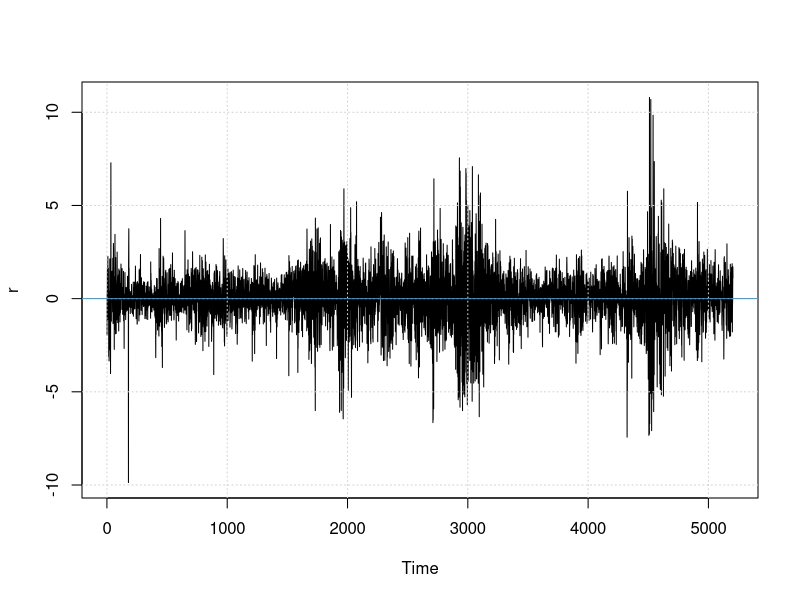
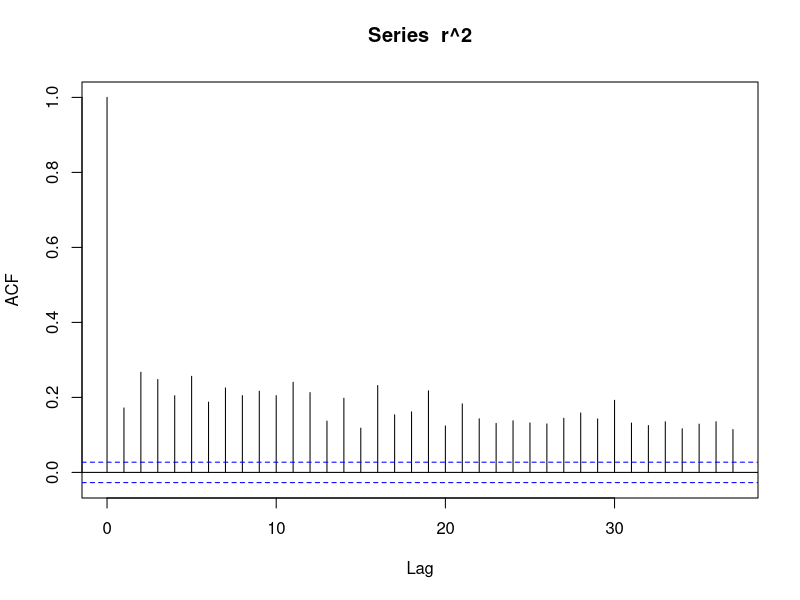
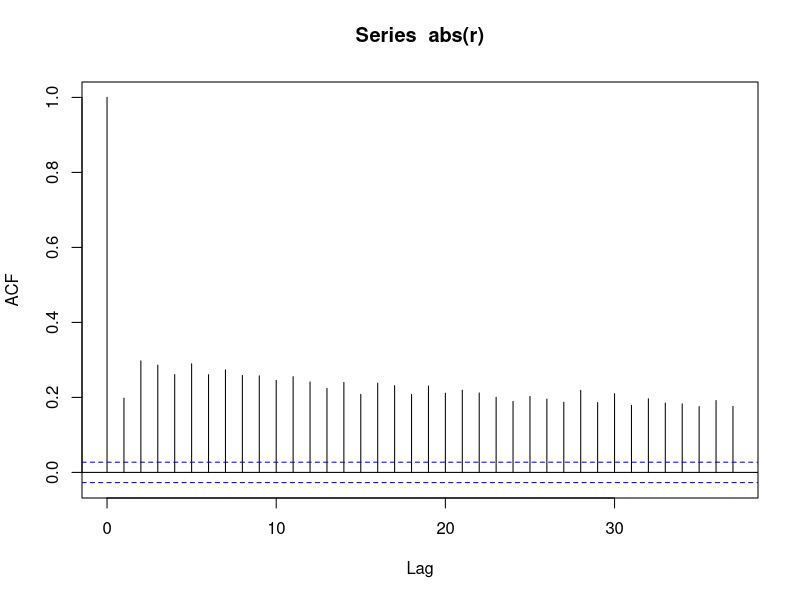
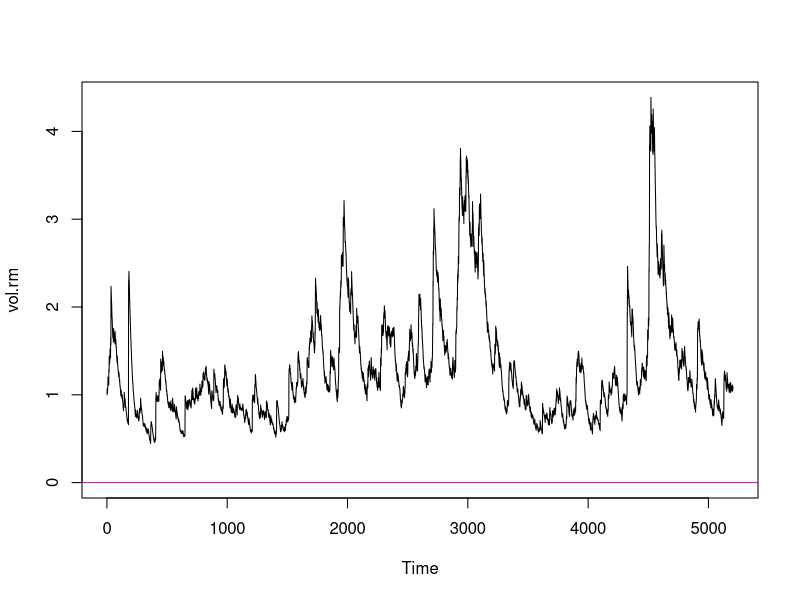
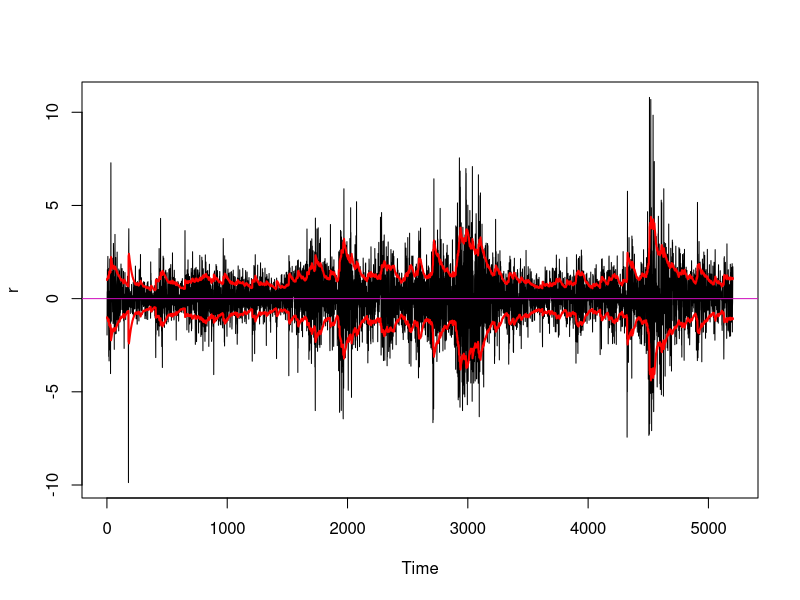
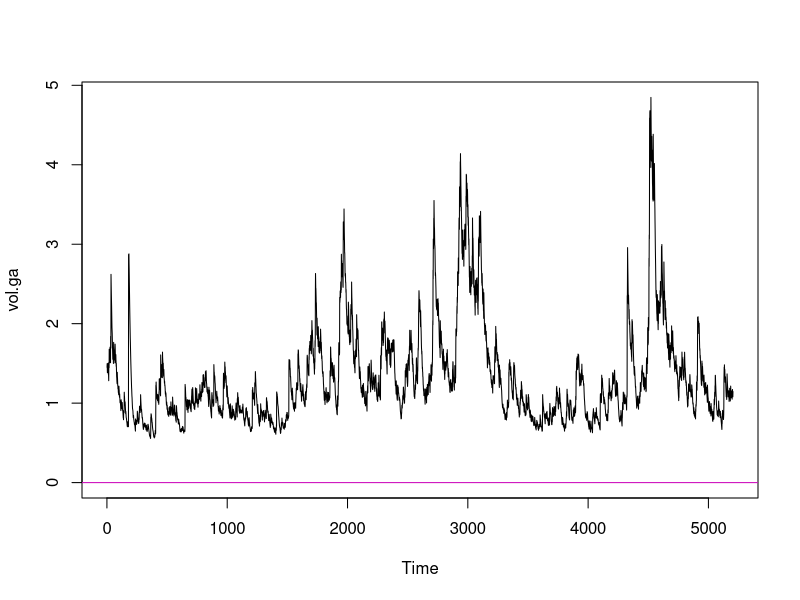
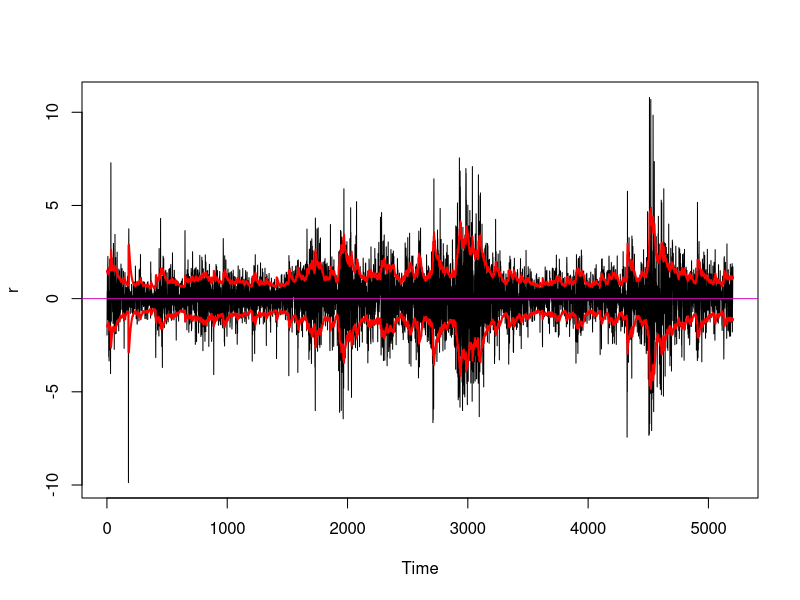
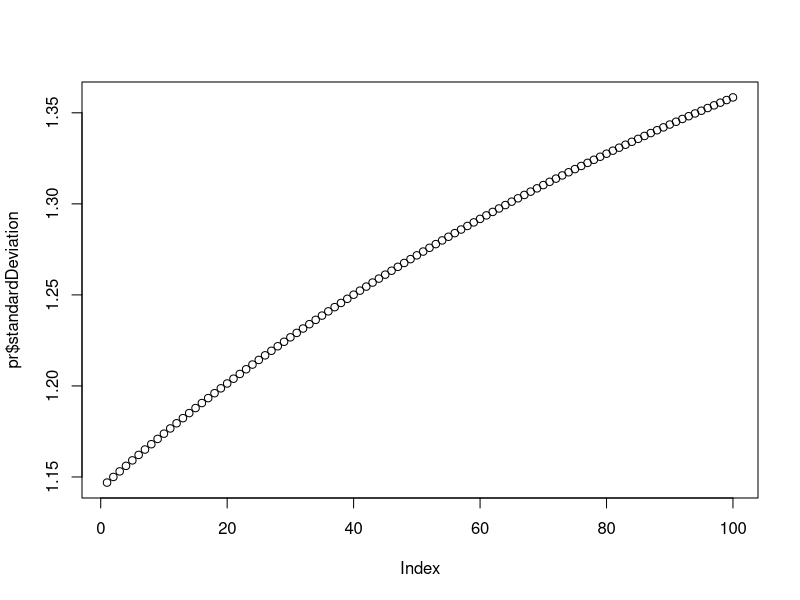

These figures' R source, in order:
setwd(dirname(rstudioapi::getActiveDocumentContext()$path))

df  <- read.delim(file = "Germany_dax30.tsv")
View(df)

r <-diff(log(df$C))*100


plot.ts(r); grid()
abline(h = 0, col = 4)

acf(r^2)
acf(abs(r))

TT <-  length(r)

# Rismetrics

lambda = 0.95
s2 <- c(1)
for (t in 2:TT) {
  s2[t] <- lambda * s2[t-1] + (1-lambda) * r[t-1]^2
}
vol.rm <- sqrt(s2)

plot.ts(vol.rm, ylim = range(vol.rm, 0))
abline(h = 0, col = 6)

#acf(vol.rm)


plot.ts(r)
lines(vol.rm, col = 'red', lwd = 2)
lines(-vol.rm, col = 'red', lwd = 2)
abline(h = 0, col = 6)

#garch

library(fGarch)
ga <- fGarch::garchFit(~ garch(1,1), r, 
                       include.mean = FALSE, 
                       cond.dist = "std",
                       trace = FALSE)
print(ga)
vol.ga <- volatility(ga)

plot.ts(vol.ga, ylim = range(vol.ga, 0))
abline(h = 0, col = 6)

plot.ts(r)
lines(vol.ga, col = 'red', lwd = 2)
lines(-vol.ga, col = 'red', lwd = 2)
abline(h = 0, col = 6)

pr <-  predict(ga, n.ahead = 100)
plot(pr$standardDeviation)

volp <- c(vol.ga, pr$standardDeviation)
plot(volp, xlim = c(4500, TT +100), col = 1,
     ylim = range(volp, 0))
abline(v = TT, lty = 3)
lines(vol.ga)
abline(h = 0, col = 4, lwd = 2)
